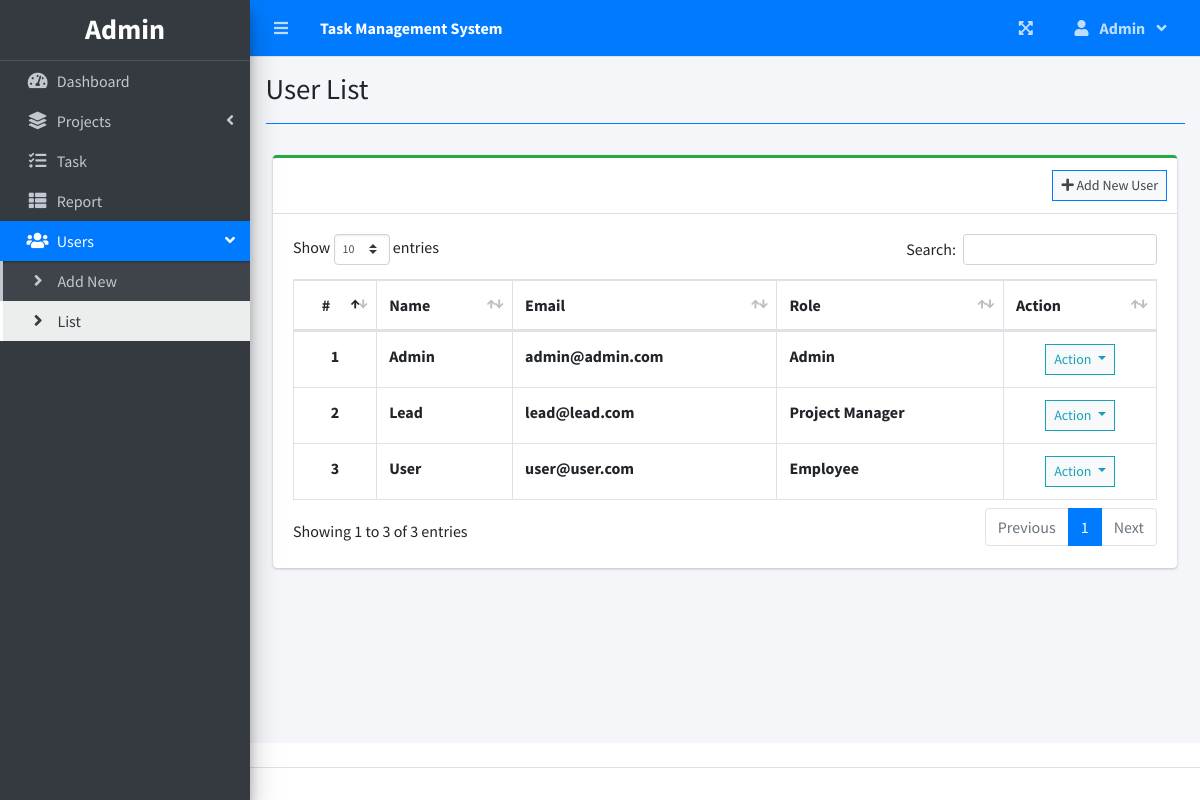
The page /index.php?page=user_list (signed in) on the database its author committed.
### tables this page shows
CREATE TABLE `users` (
  `id` int(30) NOT NULL,
  `firstname` varchar(200) NOT NULL,
  `lastname` varchar(200) NOT NULL,
  `email` varchar(200) NOT NULL,
  `password` text NOT NULL,
  `type` tinyint(1) NOT NULL DEFAULT 2 COMMENT '1 = admin, 2 = staff',
  `avatar` text NOT NULL DEFAULT 'no-image-available.png',
  `date_created` datetime NOT NULL DEFAULT current_timestamp()
);

### user_list.php (the view, shortened to what this page needs)
<?php include'db_connect.php' ?>
<div class="col-lg-12">
	<div class="card card-outline card-success">
		<div class="card-header">
			<div class="card-tools">
				<a class="btn btn-block btn-sm btn-default btn-flat border-primary" href="./index.php?page=new_user"><i class="fa fa-plus"></i> Add New User</a>
			</div>
		</div>
		<div class="card-body">
			<table class="table tabe-hover table-bordered" id="list">
				<thead>
					<tr>
						<th class="text-center">#</th>
						<th>Name</th>
						<th>Email</th>
						<th>Role</th>
						<th>Action</th>
					</tr>
				</thead>
				<tbody>
					<?php
					$i = 1;
					$type = array('',"Admin","Project Manager","Employee");
					$qry = $conn->query("SELECT *,concat(firstname,' ',lastname) as name FROM users order by concat(firstname,' ',lastname) asc");
					while($row= $qry->fetch_assoc()):
					?>
					<tr>
						<th class="text-center"><?php echo $i++ ?></th>
						<td><b><?php echo ucwords($row['name']) ?></b></td>
						<td><b><?php echo $row['email'] ?></b></td>
						<td><b><?php echo $type[$row['type']] ?></b></td>
						<td class="text-center">
							<button type="button" class="btn btn-default btn-sm btn-flat border-info wave-effect text-info dropdown-toggle" data-toggle="dropdown" aria-expanded="true">
		                      Action
		                    </button>
						</td>
					</tr>
				<?php endwhile; ?>
				</tbody>
			</table>
		</div>
	</div>
</div>

### rows shown on the page
users: name "Admin", email "admin@admin.com", type "Admin"
users: name "Lead", email "lead@lead.com", type "Project Manager"
users: name "User", email "user@user.com", type "Employee"

### other values the page prints
$_SESSION['system']['name'] "Task Management System"
$_SESSION['login_firstname'] "Admin"
$_SESSION['login_name'] "Admin"
$title "User List"
